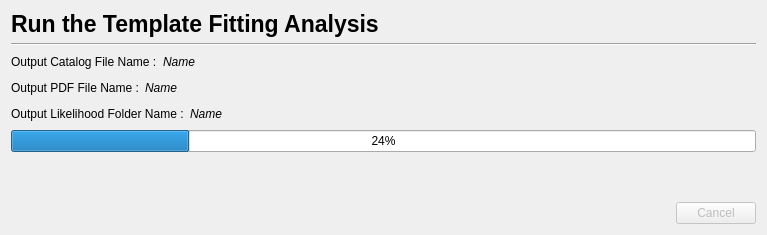
<?xml version="1.0" encoding="UTF-8"?>
<ui version="4.0">
 <class>Euclid::PhzQtUI::DialogRunAnalysis</class>
 <widget class="QDialog" name="Euclid::PhzQtUI::DialogRunAnalysis">
  <property name="geometry">
   <rect>
    <x>0</x>
    <y>0</y>
    <width>767</width>
    <height>235</height>
   </rect>
  </property>
  <property name="windowTitle">
   <string> Run Template Fitting</string>
  </property>
  <layout class="QVBoxLayout" name="verticalLayout">
   <item>
    <layout class="QHBoxLayout" name="horizontalLayout_2">
     <item>
      <widget class="QLabel" name="lbl_title">
       <property name="font">
        <font>
         <pointsize>17</pointsize>
         <weight>75</weight>
         <bold>true</bold>
        </font>
       </property>
       <property name="text">
        <string>Run the Template Fitting Analysis</string>
       </property>
      </widget>
     </item>
     <item>
      <spacer name="horizontalSpacer_4">
       <property name="orientation">
        <enum>Qt::Horizontal</enum>
       </property>
       <property name="sizeHint" stdset="0">
        <size>
         <width>40</width>
         <height>20</height>
        </size>
       </property>
      </spacer>
     </item>
    </layout>
   </item>
   <item>
    <widget class="Line" name="line">
     <property name="orientation">
      <enum>Qt::Horizontal</enum>
     </property>
    </widget>
   </item>
   <item>
    <layout class="QHBoxLayout" name="lay_cat">
     <item>
      <widget class="QLabel" name="label_cat">
       <property name="text">
        <string>Output Catalog File Name :</string>
       </property>
      </widget>
     </item>
     <item>
      <widget class="QLabel" name="label_name_cat">
       <property name="font">
        <font>
         <italic>true</italic>
        </font>
       </property>
       <property name="text">
        <string>Name</string>
       </property>
      </widget>
     </item>
     <item>
      <spacer name="horizontalSpacer">
       <property name="orientation">
        <enum>Qt::Horizontal</enum>
       </property>
       <property name="sizeHint" stdset="0">
        <size>
         <width>40</width>
         <height>20</height>
        </size>
       </property>
      </spacer>
     </item>
    </layout>
   </item>
   <item>
    <layout class="QHBoxLayout" name="lay_pdf">
     <item>
      <widget class="QLabel" name="label_pdf">
       <property name="text">
        <string>Output PDF File Name :</string>
       </property>
      </widget>
     </item>
     <item>
      <widget class="QLabel" name="label_name_pdf">
       <property name="font">
        <font>
         <italic>true</italic>
        </font>
       </property>
       <property name="text">
        <string>Name</string>
       </property>
      </widget>
     </item>
     <item>
      <spacer name="horizontalSpacer_3">
       <property name="orientation">
        <enum>Qt::Horizontal</enum>
       </property>
       <property name="sizeHint" stdset="0">
        <size>
         <width>40</width>
         <height>20</height>
        </size>
       </property>
      </spacer>
     </item>
    </layout>
   </item>
   <item>
    <layout class="QHBoxLayout" name="lay_lik">
     <item>
      <widget class="QLabel" name="label_lik">
       <property name="text">
        <string>Output Likelihood Folder Name :</string>
       </property>
      </widget>
     </item>
     <item>
      <widget class="QLabel" name="label_name_lik">
       <property name="font">
        <font>
         <italic>true</italic>
        </font>
       </property>
       <property name="text">
        <string>Name</string>
       </property>
      </widget>
     </item>
     <item>
      <spacer name="horizontalSpacer_5">
       <property name="orientation">
        <enum>Qt::Horizontal</enum>
       </property>
       <property name="sizeHint" stdset="0">
        <size>
         <width>40</width>
         <height>20</height>
        </size>
       </property>
      </spacer>
     </item>
    </layout>
   </item>
   <item>
    <widget class="QProgressBar" name="progressBar">
     <property name="value">
      <number>24</number>
     </property>
    </widget>
   </item>
   <item>
    <spacer name="verticalSpacer">
     <property name="orientation">
      <enum>Qt::Vertical</enum>
     </property>
     <property name="sizeHint" stdset="0">
      <size>
       <width>20</width>
       <height>4</height>
      </size>
     </property>
    </spacer>
   </item>
   <item>
    <layout class="QHBoxLayout" name="horizontalLayout_3">
     <item>
      <spacer name="horizontalSpacer_2">
       <property name="orientation">
        <enum>Qt::Horizontal</enum>
       </property>
       <property name="sizeHint" stdset="0">
        <size>
         <width>40</width>
         <height>20</height>
        </size>
       </property>
      </spacer>
     </item>
     <item>
      <widget class="QPushButton" name="btn_cancel">
       <property name="enabled">
        <bool>false</bool>
       </property>
       <property name="text">
        <string>Cancel</string>
       </property>
      </widget>
     </item>
    </layout>
   </item>
  </layout>
 </widget>
 <resources/>
 <connections>
  <connection>
   <sender>btn_cancel</sender>
   <signal>clicked()</signal>
   <receiver>Euclid::PhzQtUI::DialogRunAnalysis</receiver>
   <slot>close()</slot>
   <hints>
    <hint type="sourcelabel">
     <x>907</x>
     <y>184</y>
    </hint>
    <hint type="destinationlabel">
     <x>479</x>
     <y>104</y>
    </hint>
   </hints>
  </connection>
 </connections>
</ui>
